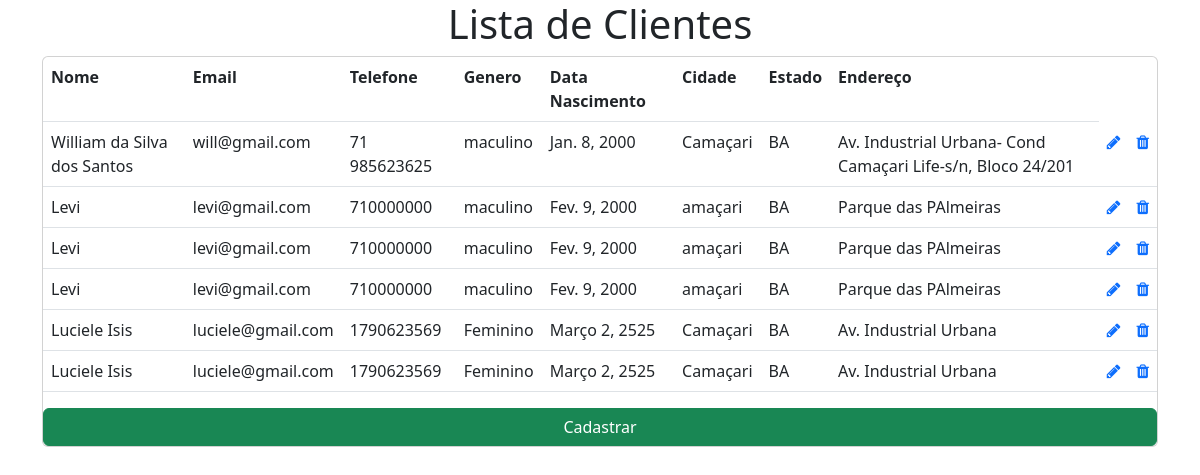
Before: /formulario/lista/ with the older database file.
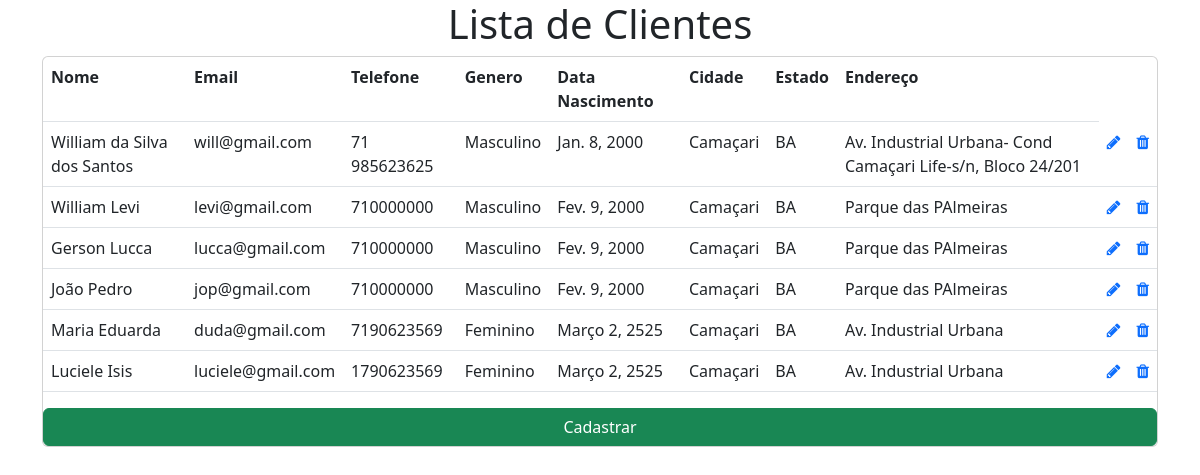
After: the same page with the newer database file.
### formulario/models.py (models this page shows, shortened)
class DadosPessoais(models.Model):
    genero_list = (
        ("Masculino", "Masculino"),
        ("Feminino", "Feminino"),
        ("Outro", "Outro")
    )
    estado_list = (
        ('AC', 'AC'), ('AL', 'AL'), ('AM', 'AM'), ('AP', 'AP'), ('BA','BA'), ('CE', 'CE'), ('DF', 'DF'), ('ES', 'ES'),
        ('GO', 'GO'), ('MA',' MA'), ('MG', 'MG'), ('MS', 'MS'), ('MT', 'MT'), ('PA', 'PA'), ('PB', 'PB'), ('PE','PE'),
        ('PI', 'PI'), ('PR','PR'), ('RJ','RJ'), ('RN','RN'), ('RO', 'RO'),('RR','RR'), ('RS','RS'), ('SC','SC'),
        ('SE', 'SE'), ('SP', 'SP'), ('TO', 'TO')
        )
    nome = models.CharField(max_length=100, verbose_name="Nome completo")
    email = models.EmailField(verbose_name="Email")
    telefone = models.CharField(max_length=14, verbose_name="Telefone")
    genero = models.CharField(max_length=10, verbose_name="Genero", choices=genero_list)
    data_nascimento = models.DateField(verbose_name="Data de Nascimento")
    cidade = models.CharField(max_length=30, verbose_name="Cidade")
    estado = models.CharField(max_length=2, verbose_name="Estado", choices=estado_list)
    endereco = models.CharField(max_length=100, verbose_name="Endereço")
    class Meta:
        verbose_name_plural = "Dados Pessoais"

### formulario/views.py (the view)
# urls.py: path('lista/', lista, name='lista'),
def lista(request):
    lista_clientes = DadosPessoais.objects.all()
    context = {'lista_clientes': lista_clientes}
    return render(request, 'lista.html', context)

### formulario/templates/lista.html
{% extends 'base.html' %}
{% load static %}
{% block content %}
    <div class="container">
        <h1 align="center">Lista de Clientes</h1>
        <div class="card">
            <table class="table" align="center">
                <tr>
                    <th>Nome</th>
                    <th>Email</th>
                    <th>Telefone</th>
                    <th>Genero</th>
                    <th>Data Nascimento</th>
                    <th>Cidade</th>
                    <th>Estado</th>
                    <th>Endereço</th>
                </tr>
                {% for cliente in lista_clientes %}
                <tr>
                    <td>{{ cliente.nome }}</td>
                    <td>{{ cliente.email }}</td>
                    <td>{{ cliente.telefone }}</td>
                    <td>{{ cliente.genero }}</td>
                    <td>{{ cliente.data_nascimento }}</td>
                    <td>{{ cliente.cidade }}</td>
                    <td>{{ cliente.estado }}</td>
                    <td>{{ cliente.endereco }}</td>
                    <td><a href="{% url 'formulario:editar' cliente.id %}"><i class="fa fa-pencil"></i></a></td>
                    <td><a href="{% url 'formulario:deletar' cliente.id %}"><i class="fa fa-trash"></i></a></td>
                </tr>
                {% endfor %}
            </table>
                <a class="btn btn-success btn-block" href="{% url 'formulario:cadastrar' %}">Cadastrar</a>
        </div>
    </div>
{% endblock %}

### formulario/templates/base.html (shortened to what this page needs)
{% load static %}
<!doctype html>
<html lang="pt" xmlns="http://www.w3.org/1999/html">
<head>
    <link href="https://cdn.jsdelivr.net/npm/bootstrap@5.2.3/dist/css/bootstrap.min.css" rel="stylesheet">
    <link rel="stylesheet" href="https://cdnjs.cloudflare.com/ajax/libs/font-awesome/4.7.0/css/font-awesome.min.css"
 />
</head>
<body>
    <div>
        {% block content %} {% endblock %}
    </div>
</body>
</html>

Changed rows visible on the page:
changed DadosPessoais "William da Silva dos Santos": genero "maculino" → "Masculino"
changed DadosPessoais "levi@gmail.com": nome "Levi" → "William Levi"; genero "maculino" → "Masculino"; cidade "amaçari" → "Camaçari"
changed DadosPessoais: nome "Levi" → "Gerson Lucca"; email "levi@gmail.com" → "lucca@gmail.com"; genero "maculino" → "Masculino"; cidade "amaçari" → "Camaçari"
changed DadosPessoais: nome "Levi" → "João Pedro"; email "levi@gmail.com" → "jop@gmail.com"; genero "maculino" → "Masculino"; cidade "amaçari" → "Camaçari"
changed DadosPessoais: nome "Luciele Isis" → "Maria Eduarda"; email "luciele@gmail.com" → "duda@gmail.com"; telefone "1790623569" → "7190623569"
